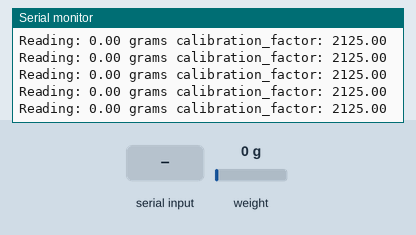
Simulated run of this sketch. Board: Arduino Uno, built with avr-gcc and run on an emulated ATmega328P. Parts: the last lines printed to the serial monitor. The inputs (shaded band) are chosen by the test bench; at power-on: weight on the scale 0 g.

Above: at 3.2 s.
3.3 s: weight on the scale set to 100 g
At 3.34 s:
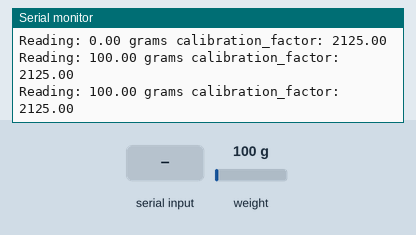
6.3 s: "+" received over Serial
At 6.38 s:
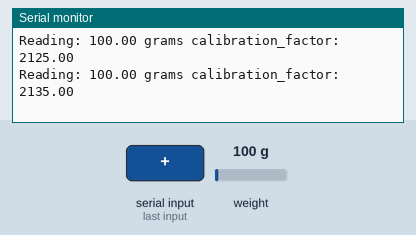
7.8 s: "a" received over Serial
At 8.01 s:
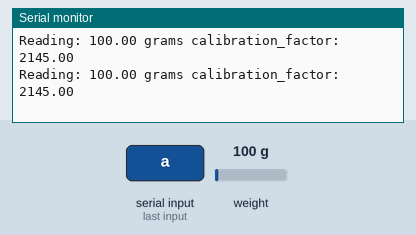
9.3 s: weight on the scale set to 1250 g
At 9.33 s:
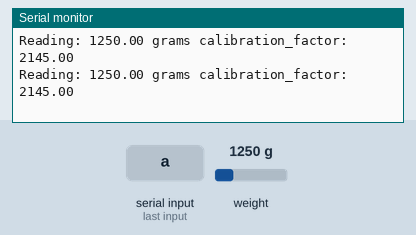
Timing chart, 0 to 11.8 s (numbered marks = the images above; inputs shaded):
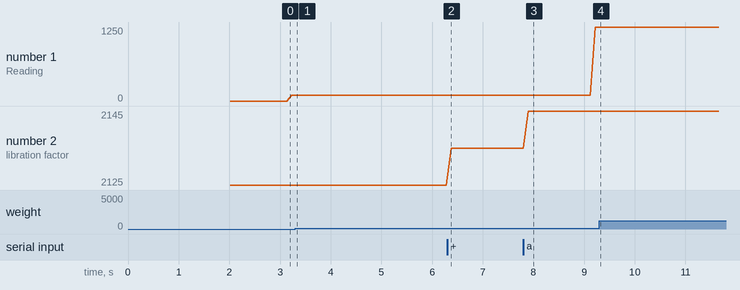

The sketch:

IoT_WeMos_CloudMQTT_Weight_Ctrl_v01.ino
```cpp
#include <HX711.h>

#define DOUT 16
#define SCK 5

HX711 scale;


// ## How to calibrate your load cell
// 1. Call `set_scale()` with no parameter.
// 2. Call `tare()` with no parameter.
// 3. Place a known weight on the scale and call `get_units(10)`.
// 4. Divide the result in step 3 to your known weight. You should
//    get about the parameter you need to pass to `set_scale()`.
// 5. Adjust the parameter in step 4 until you get an accurate reading.

float calibration_factor = 2125; //-7050 worked for my 440lb max scale setup
long zero_factor = 0;
float units;
float ounces;

void setup() {
  Serial.begin(115200);
  Serial.println("HX711 calibration sketch");
  Serial.println("Remove all weight from scale");
  Serial.println("After readings begin, place known weight on scale");
  Serial.println("Press + or a to increase calibration factor");
  Serial.println("Press - or z to decrease calibration factor");
  scale.begin(DOUT,SCK);
  scale.set_scale();
  scale.tare();	//Reset the scale to 0

  zero_factor = scale.read_average(); //Get a baseline reading
  Serial.print("Zero factor: "); //This can be used to remove the need to tare the scale. Useful in permanent scale projects.
  Serial.println(zero_factor);
}

void loop() {

  scale.set_scale(calibration_factor); //Adjust to this calibration factor

  Serial.print("Reading: ");
  units = scale.get_units(), 10;
  if (units < 0) {
    units = 0.00;
  }
  ounces = units * 0.035274;
  Serial.print(units);
  Serial.print(" grams");
  Serial.print(" calibration_factor: ");
  Serial.print(calibration_factor);
  Serial.println();

  if(Serial.available())
  {
    char temp = Serial.read();
    if(temp == '+' || temp == 'a')
      calibration_factor += 10;
    else if(temp == '-' || temp == 'z')
      calibration_factor -= 10;
  }
}
```

Measured:
- after the input at 3.3 s, the serial monitor: prints a new line at once (image 1)
- after the input at 6.3 s, the serial monitor: prints a new line after 0.08 s (image 2)
- after the input at 7.8 s, the serial monitor: prints a new line after 0.10 s (image 3)
- after the input at 9.3 s, the serial monitor: prints a new line at once (image 4)
- plotted number 1: 100 → 1250 after the input at 7.8 s
- plotted number 2: 2125 → 2135 after the input at 6.3 s, 2135 → 2145 after the input at 7.8 s
